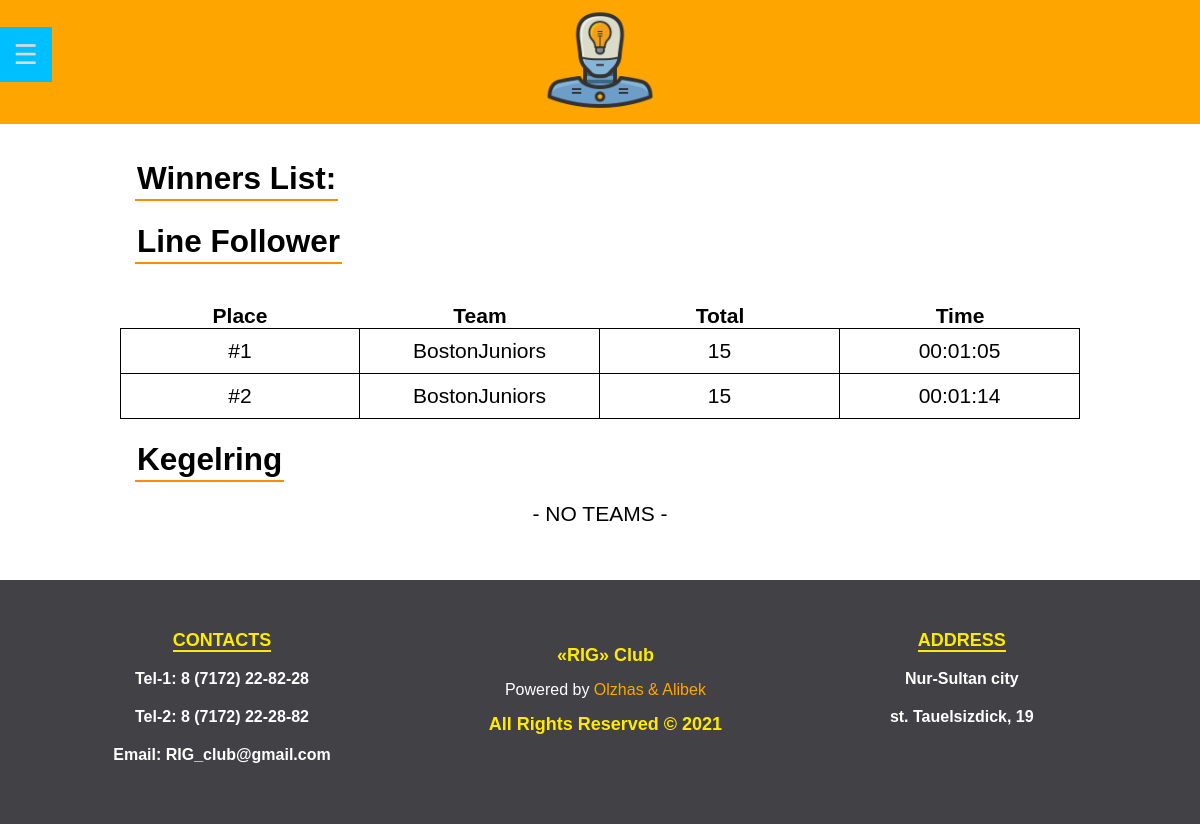
Page /statistics.php on the earlier database version.
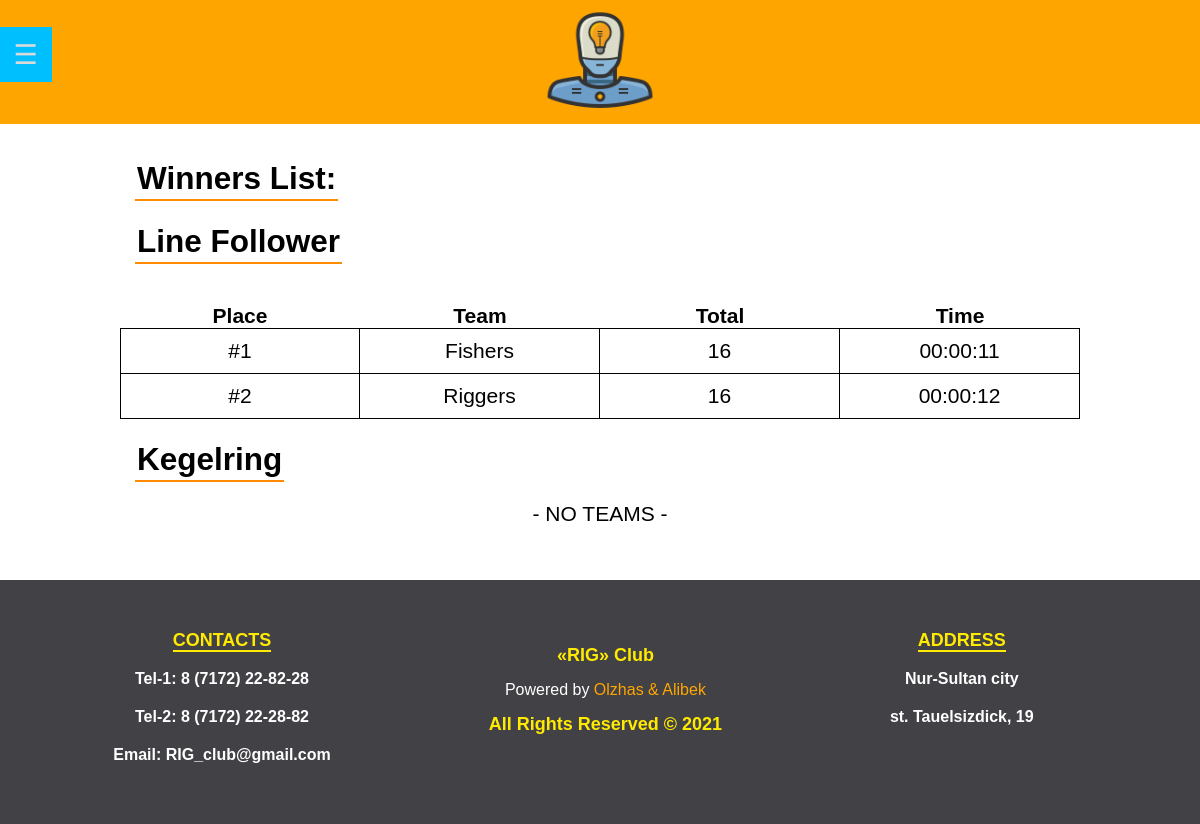
Same page on the later database version.
### tables this page shows
CREATE TABLE `linefollower` (
  `id` int(11) NOT NULL,
  `team_id` int(11) NOT NULL,
  `round` int(11) NOT NULL,
  `time` time NOT NULL,
  `task1` int(11) NOT NULL,
  `task2` int(11) NOT NULL,
  `task3` int(11) NOT NULL
);

CREATE TABLE `team` (
  `team_id` int(11) NOT NULL,
  `teamname` varchar(40) NOT NULL,
  `email` varchar(40) NOT NULL,
  `password` varchar(255) NOT NULL,
  `p1_fname` varchar(40) NOT NULL,
  `p1_lname` varchar(40) NOT NULL,
  `p2_fname` varchar(40) NOT NULL,
  `p2_lname` varchar(40) NOT NULL,
  `organisation` varchar(40) NOT NULL,
  `locality` varchar(120) NOT NULL,
  `category_id` int(11) NOT NULL,
  `phonenumber` varchar(10) NOT NULL
);

### php/getFinalResults.php (called while the page is built, shortened)
<?php
function finalTable($conn, $tableName, $round) {
    $tableName = trim($tableName);
    $tableName = mysqli_real_escape_string($conn, $tableName);
    $tableName = stripslashes($tableName);
    $stmt = "SELECT id, teamname, task1, task2, task3,
       (task1 + task2 + task3) as 'total', time FROM `%s`
       INNER JOIN `team` ON `%s`.team_id=team.team_id WHERE
       round = %d ORDER BY total DESC, time ASC";
    $query = sprintf($stmt, $tableName, $tableName, $round);
    $result = mysqli_query($conn, $query);
    $n = mysqli_num_rows($result);
    $records = array();
    for ($i = 0; $i < $n; $i++) {
        $row = mysqli_fetch_assoc($result);
        $records[] = $row;
    }
    return $records;
}
function bubbleSort($array) {
    if (!$length = count($array)) {
        return $array;
    }
    for ($outer = 0; $outer < $length; $outer++) {
        for ($inner = 0; $inner < $length; $inner++) {
            if ($array[$outer]["total"] > $array[$inner]["total"]) {
                $tmp = $array[$outer];
                $array[$outer] = $array[$inner];
                $array[$inner] = $tmp;
            } else if ($array[$outer]["total"] == $array[$inner]["total"]) {
                if ($array[$outer]["time"] < $array[$inner]["time"]) {
                    $tmp = $array[$outer];
                    $array[$outer] = $array[$inner];
                    $array[$inner] = $tmp;
                }
            }
        }
    }
    return $array;
}
function getFinalResults($conn, $category) {
    $arr1 = finalTable($conn, $category, 1);
    $arr2 = finalTable($conn, $category, 2);
    $arr3 = finalTable($conn, $category, 3);
    $arrFinal = [];
    $counter = 0;
    foreach ($arr1 as $value) {
        $arrFinal[$counter]["id"] = $value["id"];
        $arrFinal[$counter]["teamname"] = $value["teamname"];
        $teamname = $value["teamname"];
        $id = 0;
        foreach ($arr2 as $a => $b) {
            if ($b["teamname"] == $teamname) {
                $id = $a;
            }
        }
        if ($value["total"] > $arr2[$id]["total"]) {
            $arrFinal[$counter]["task1"] = $value["task1"];
            $arrFinal[$counter]["task2"] = $value["task2"];
            $arrFinal[$counter]["task3"] = $value["task3"];
            $arrFinal[$counter]["total"] = $value["total"];
            $arrFinal[$counter]["time"] = $value["time"];
        } else if ($value["total"] < $arr2[$id]["total"]) {
            $arrFinal[$counter]["task1"] = $arr2[$id]["task1"];
            $arrFinal[$counter]["task2"] = $arr2[$id]["task2"];
            $arrFinal[$counter]["task3"] = $arr2[$id]["task3"];
            $arrFinal[$counter]["total"] = $arr2[$id]["total"];
            $arrFinal[$counter]["time"] = $arr2[$id]["time"];
        }
        $counter++;
    }
    foreach ($arrFinal as $key=>$value) {
        $teamname = $value["teamname"];
        $id = 0;
        foreach ($arr3 as $a => $b) {
            if ($b["teamname"] == $teamname) {
                $id = $a;
            }
        }
        if ($value["total"] < $arr3[$id]["total"]) {
            $arrFinal[$key]["task1"] = $arr3[$id]["task1"];
            $arrFinal[$key]["task2"] = $arr3[$id]["task2"];
            $arrFinal[$key]["task3"] = $arr3[$id]["task3"];
            $arrFinal[$key]["total"] = $arr3[$id]["total"];
            $arrFinal[$key]["time"] = $arr3[$id]["time"];
        } else if (($value["total"] == $arr3[$id]["total"]) && ($value["time"] > $arr3[$id]["time"])) {
            $arrFinal[$key]["task1"] = $arr3[$id]["task1"];
            $arrFinal[$key]["task2"] = $arr3[$id]["task2"];
            $arrFinal[$key]["task3"] = $arr3[$id]["task3"];
            $arrFinal[$key]["total"] = $arr3[$id]["total"];
            $arrFinal[$key]["time"] = $arr3[$id]["time"];
        }
    }
    return bubbleSort($arrFinal);
}

### statistics.php (the view, shortened to what the changed rows need)
<?php
require "includes/header.php";
require "php/getFinalResults.php";
$categories = [
    ["Line Follower", "linefollower"],
    ["Kegelring", "kegelring"]
];
?>
<div class="wrapper">
    <div id="left-right">
        <div class="block0">
            <h2>Winners List: </h2>
            <br>
            <?php
            foreach ($categories as $category) {
                echo "<h2>" . $category[0] . "</h2>";
                $table = getFinalResults($conn, $category[1]);
                if (empty($table)) {
                    echo "<div class='centerLock'><p> - NO TEAMS - </p></div>";
                } else {
                    $counter = 0;
                    ?>
                    <div id="table_scores_winners">
                        <div id="tsLeftHead">Place</div>
                        <div id="tsRighterHead">Team</div>
                        <div id="tsRighterHead">Total</div>
                        <div id="tsRighterHead">Time</div>
                        <?php foreach ($table as $a): ?>
                            <div id="tsLeftBlock">#<?= ++$counter ?></div>
                            <div id="tsRighterBlock"><?= $a["teamname"] ?></div>
                            <div id="tsRighterBlock"><?= $a["total"] ?></div>
                            <div id="tsRighterBlock"><?= $a["time"] ?></div>
                            <?php
                        endforeach; ?>
                    </div>
                <?php }
            } ?>
        </div>
    </div>
</div>
<?php
require "includes/footer.php";
?>

Differences in the rows shown:
removed linefollower: team.teamname "BostonJuniors", total "15", time "00:01:05"
removed linefollower: team.teamname "BostonJuniors", total "15", time "00:01:14"
added linefollower: team.teamname "Fishers", total "16", time "00:00:11"
added linefollower: team.teamname "Riggers", total "16", time "00:00:12"
